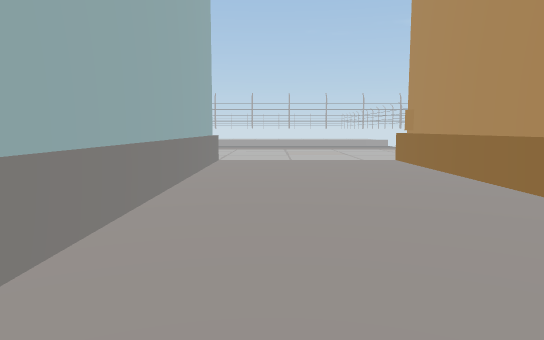
View 1 (above)

24 first-person views from a walk through a 3-D level made in the Unity game engine. The camera is 1.5 m above the floor, tilts 6° down and sees 70° across. The floor is counted in squares, 2 m on a side. Each view is taken from the middle of a square. On the plan, view 1 faces up. The plan holds only what a view shows up to about 12 squares ahead; the rest is blank. The place goes on beyond the plan. The player character is not drawn. Some animated figures are not drawn.

View 2
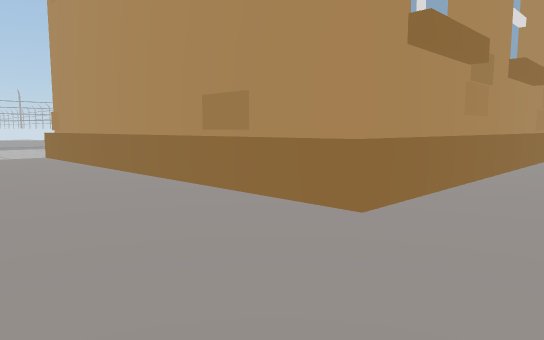

View 3
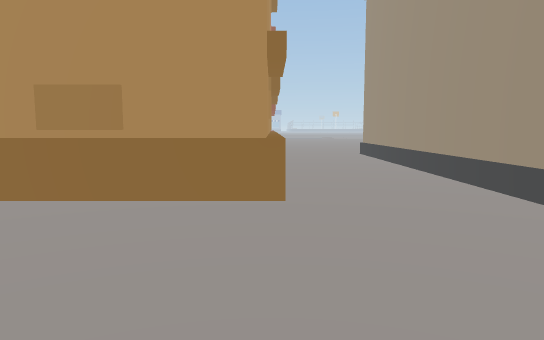

View 4
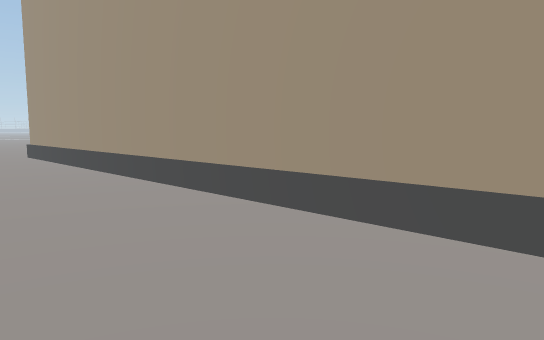

View 5
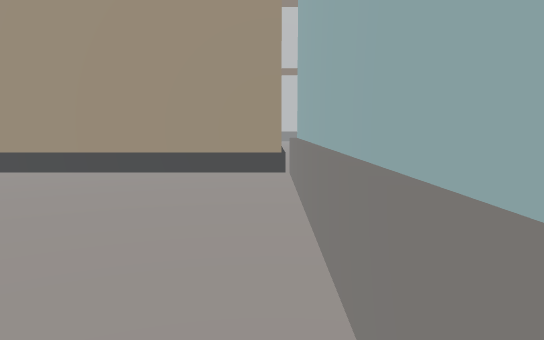

View 6
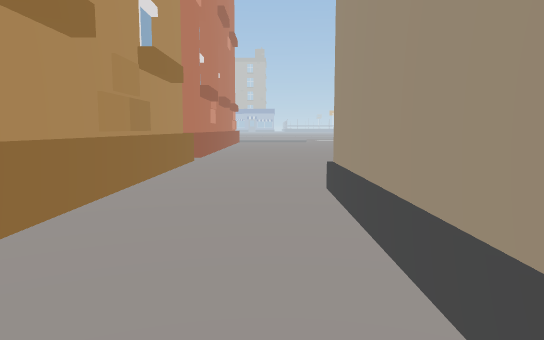

View 7
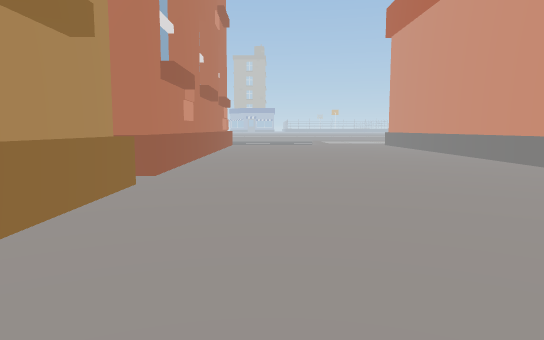

View 8
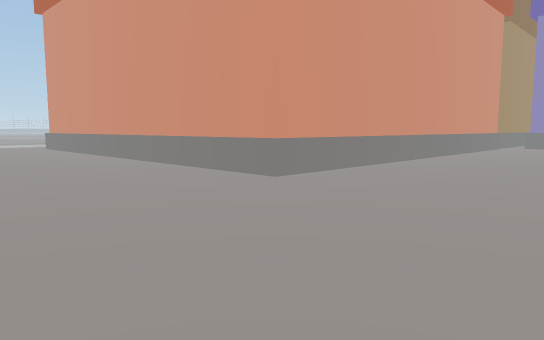

View 9
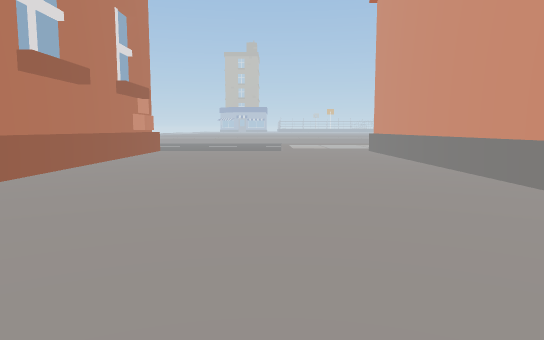

View 10
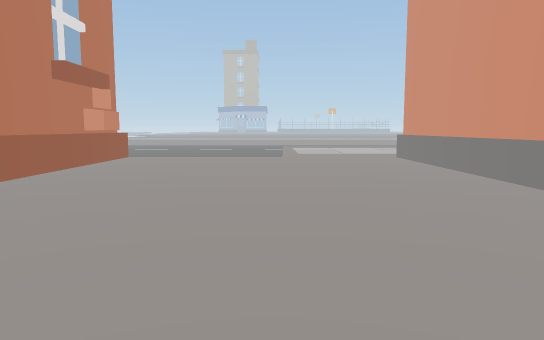

View 11
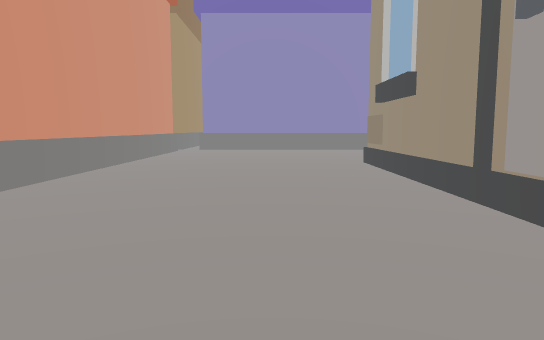

View 12
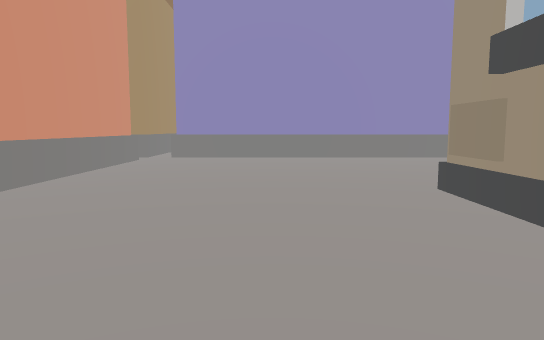

View 13
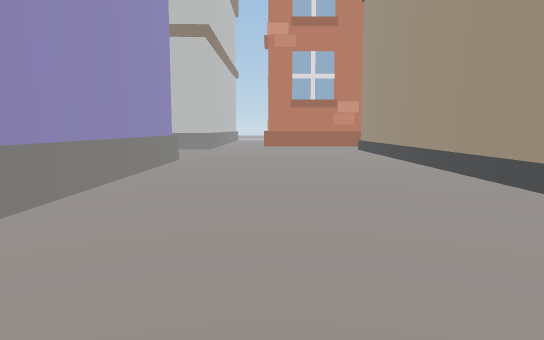

View 14
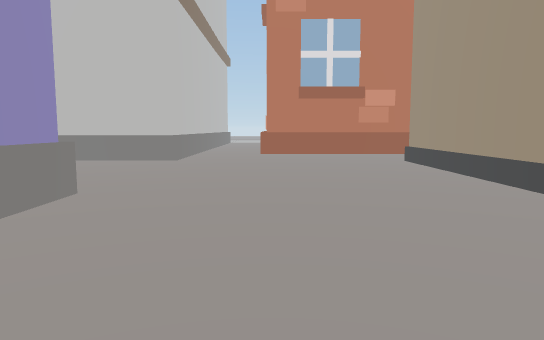

View 15
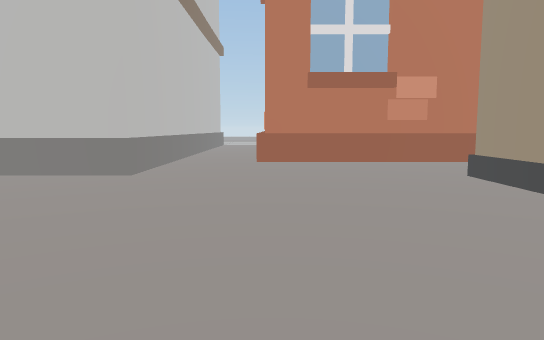

View 16
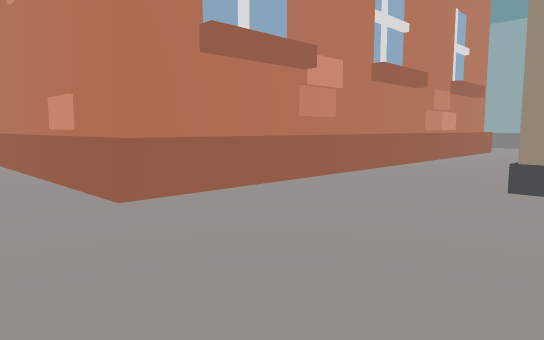

View 17
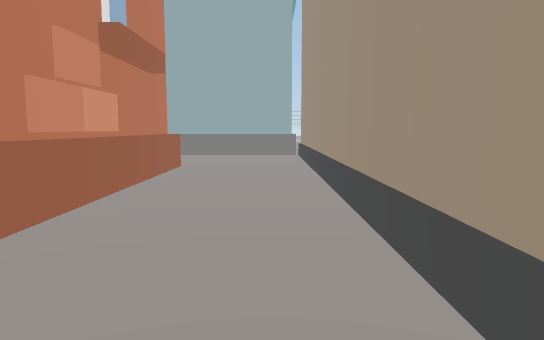

View 18
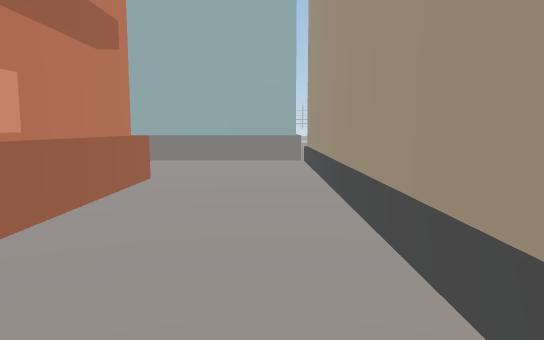

View 19
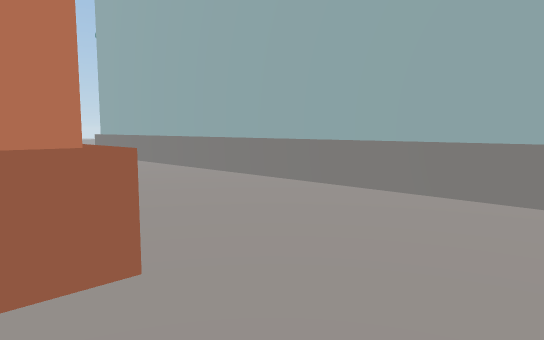

View 20
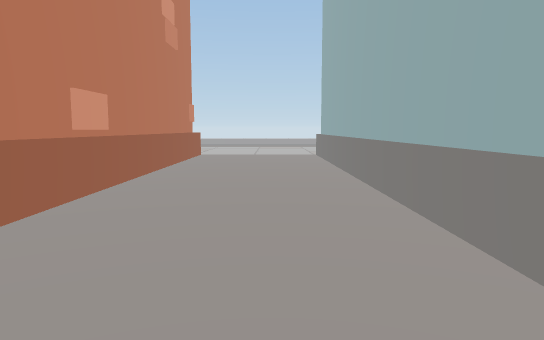

View 21
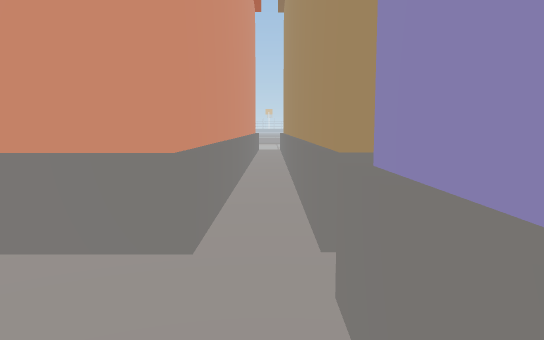

View 22
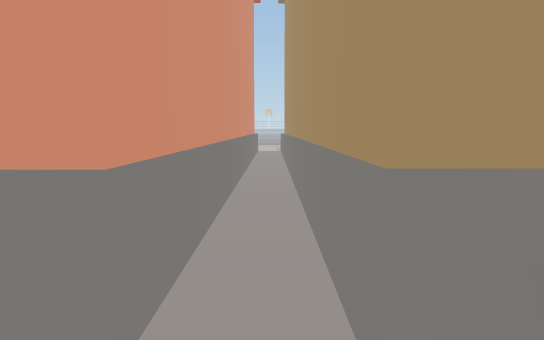

View 23
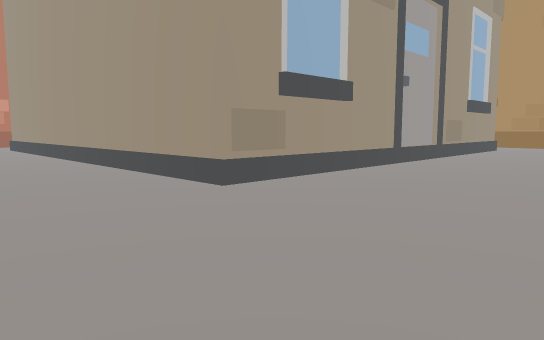

View 24
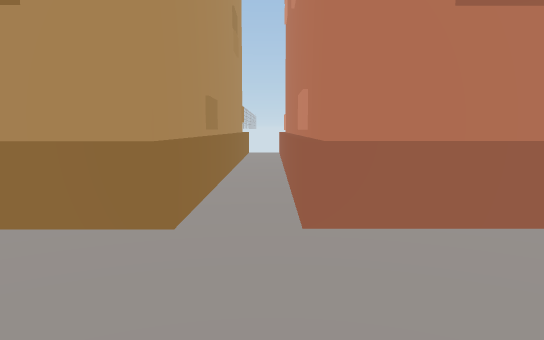

### Floor plan
Points are (right, up) in squares from view 1. A wall is a line through its corners. A room is listed if a view was taken in it or the views show most of it. See-through windows are left out.
Room 1 (views 1, 2, 3, 4, 5, 6, 7)
walls: (3, 0.1) (3, 6.5); (-1.3, -2.8) (11, -2.8); (-1.3, 6.5) (-1.3, -2.7); (12.6, 0.1) (3.2, 0.1) (3.2, 6.5); (12.6, -0.1) (3.2, -0.1)
ways out: opening at (11.5, -1.5) to room 2
Room 2 (views 8, 9, 10, 11, 12, 13, 14, 15, 16, 17, 18, 19, 20, 21, 22, 23, 24)
walls: (10.9, -5) (10.9, -14.8) (-1.2, -14.8); (15.1, -0.1) (12.6, -0.1); (16.3, -21.5) (16.3, -20.3); (16.4, -21.5) (16.4, -20.3) (26.8, -20.3); (16.3, 0.1) (16.3, 2.6); (3.4, -20.3) (15.8, -20.3); (-1.2, -13) (-1.2, -2.7); (16.4, 2.6) (16.4, 6.1); (15.1, 4.1) (15.1, 0.1) (12.6, 0.1); (-1.3, -2.7) (-8.5, -2.7); (15.1, 4.8) (15.1, 4.2); (-3.9, -6) (-3.9, -18.2); (-4.1, -6.3) (-4.1, -18.2) (-8.5, -18.2); (26.9, -19.5) (16.3, -19.5) (16.3, -7.4) (27.5, -7.4); (-4.1, -18.3) (-8.5, -18.3); (15.3, 6.4) (15.3, 0.1); (27.5, -0.1) (16.4, -0.1); (27.5, 0.1) (16.4, 0.1) (16.4, 2.1); (-8.5, -6.3) (-5.2, -6.3); (-8.5, -6.1) (-4.9, -6.1); (-7, -20.3) (-1.3, -20.3) (-1.3, -21.5)
ways out: opening at (11.5, -1.5) to room 1

Where each view was taken, in squares from view 1:
view 1: 0 up, 0 right, facing up
view 2: 2 down, 0 right, facing up-right
view 3: 0 up, 1 left, facing right
view 4: 0 up, 1 left, facing down-right
view 5: 4 up, 1 left, facing down
view 6: 2 down, 6 right, facing right
view 7: 2 down, 10 right, facing right
view 8: 3 down, 12 right, facing down-right
view 9: 4 down, 15 right, facing right
view 10: 4 down, 18 right, facing right
view 11: 6 down, 13 right, facing down
view 12: 10 down, 13 right, facing down
view 13: 18 down, 13 right, facing left
view 14: 18 down, 8 right, facing left
view 15: 18 down, 5 right, facing left
view 16: 20 down, 0 right, facing up-left
view 17: 14 down, 2 left, facing up
view 18: 12 down, 2 left, facing up
view 19: 7 down, 2 left, facing up-left
view 20: 4 down, 2 left, facing left
view 21: 20 down, 14 right, facing right
view 22: 20 down, 15 right, facing right
view 23: 18 down, 15 right, facing up-left
view 24: 3 down, 16 right, facing up
